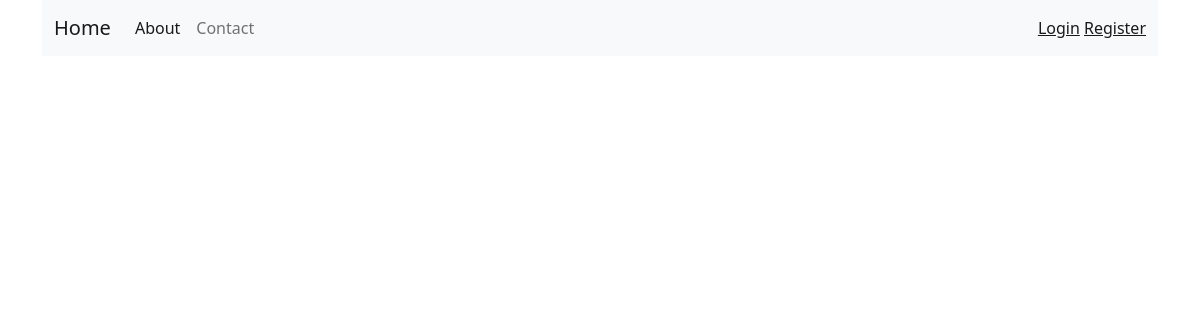
Before: / with the older database file.
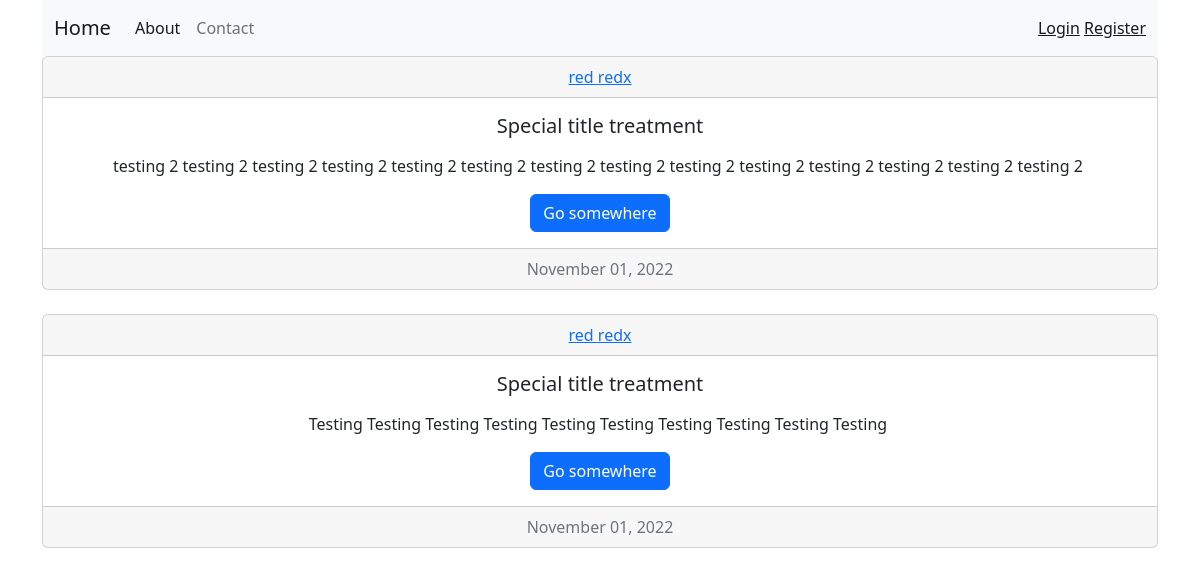
After: the same page with the newer database file.
### blog/models.py (models this page shows, shortened)
class Post(db.Model):
    id = db.Column(db.Integer, primary_key=True)
    text = db.Column(db.Text, nullable=False)
    date_created = db.Column(db.DateTime(timezone=True), default=func.now())
    author = db.Column(db.Integer, db.ForeignKey(
        'user.id', ondelete="CASCADE"), nullable=False)
    comments = db.relationship('Comment', backref='post', passive_deletes=True)
    likes = db.relationship('Like', backref='post', passive_deletes=True)

class User(db.Model, UserMixin):
    id = db.Column(db.Integer, primary_key=True)
    email = db.Column(db.String(150), unique=True)
    firstname = db.Column(db.String(150))
    lastname = db.Column(db.String(150))
    password = db.Column(db.String(150))
    date_created = db.Column(db.DateTime(timezone=True), default=func.now())
    posts = db.relationship('Post', backref='user', passive_deletes=True)
    comments = db.relationship('Comment', backref='user', passive_deletes=True)
    likes = db.relationship('Like', backref='user', passive_deletes=True)

### blog/routes.py (the view)
@app.route("/")
def home():
    posts = Post.query.order_by(Post.date_created.desc()).all()
    return render_template("home.html", posts=posts)

### blog/templates/home.html (shortened to what this page needs)
{% extends "base.html" %}
{% block content %}
{% for post in posts %}
<div class="card text-center">
  <div class="card-header">
    <a href="/posts/{{post.user.firstname}}">
    {{ post.user.firstname }} {{ post.user.lastname }}
    </a>
  </div>
  <div class="card-body">
    <h5 class="card-title">Special title treatment</h5>
    <p class="card-text">{{post.text|safe}}</p>
    <a href="#" class="btn btn-primary">Go somewhere</a>
  </div>
  <div class="card-footer text-muted">
    {{ post.date_created.strftime('%B %d, %Y') }}
  </div>
</div>
<br>
{% endfor %}
{% endblock %}

### blog/templates/base.html (shortened to what this page needs)
<!doctype html>
<html lang="en">
  <head>
    <link href="https://cdn.jsdelivr.net/npm/bootstrap@5.2.2/dist/css/bootstrap.min.css" rel="stylesheet">
  </head>
  <body>
    <div class="container">
      <nav class="navbar navbar-expand-lg bg-light">
        <div class="container-fluid">
          <a class="navbar-brand" href="{{url_for('home')}}">Home</a>
          <div class="collapse navbar-collapse" id="navbarText">
            <ul class="navbar-nav me-auto mb-2 mb-lg-0">
              <li class="nav-item">
                <a class="nav-link active" aria-current="page" href="#">About</a>
              </li>
              <li class="nav-item">
                <a class="nav-link" href="#">Contact</a>
              </li>
            </ul>
            <span class="navbar-text">
              {% if current_user.is_authenticated %}
                <a href="{{url_for('logout')}}">Logout</a>
              {% else %}
                <a href="{{url_for('login')}}">Login</a>
                <a href="{{url_for('signup')}}">Register</a>
              {% endif %}
            </span>
          </div>
        </div>
      </nav>
      {% block content %}{% endblock %}
    </div>
  </body>
</html>

Changed rows visible on the page:
added Post: user.firstname "red", user.lastname "redx", text "testing 2 testing 2 testing 2 testing 2 testing 2 testing 2 testing 2 testing 2 testing 2 testing 2 testing 2 testing 2 testing 2 testing 2", date_created "November 01, 2022"
added Post: user.firstname "red", user.lastname "redx", text "Testing Testing Testing Testing Testing Testing Testing Testing Testing Testing", date_created "November 01, 2022"
